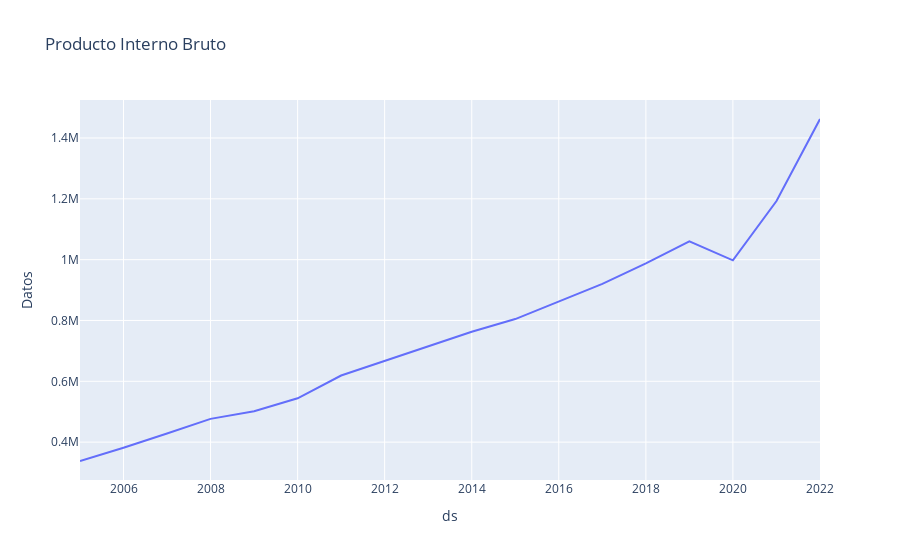

The code cell stored with this chart in its notebook:
### Code cell
px.line(df, x ='ds', y = 'Datos', title= "Producto Interno Bruto")

### Figure 1 — Plotly figure (JSON) as saved in the notebook; plotly's stock layout.template omitted (floating-point values rounded to 4 significant figures)
{"data": [{"hovertemplate": "ds=%{x}<br>Datos=%{y}<extra></extra>", "legendgroup": "", "line": {"color": "#636efa", "dash": "solid"}, "marker": {"symbol": "circle"}, "mode": "lines", "name": "", "orientation": "v", "showlegend": false, "type": "scatter", "x": ["2005-01-01T00:00:00", "2006-01-01T00:00:00", "2007-01-01T00:00:00", "2008-01-01T00:00:00", "2009-01-01T00:00:00", "2010-01-01T00:00:00", "2011-01-01T00:00:00", "2012-01-01T00:00:00", "2013-01-01T00:00:00", "2014-01-01T00:00:00", "2015-01-01T00:00:00", "2016-01-01T00:00:00", "2017-01-01T00:00:00", "2018-01-01T00:00:00", "2019-01-01T00:00:00", "2020-01-01T00:00:00", "2021-01-01T00:00:00", "2022-01-01T00:00:00"], "xaxis": "x", "y": [337958, 381604, 428506, 476554, 501574, 544060, 619023, 666507, 714093, 762903, 804692, 863782, 920471, 987791, 1060068, 997742, 1192586, 1462522], "yaxis": "y"}], "layout": {"legend": {"tracegroupgap": 0}, "title": {"text": "Producto Interno Bruto"}, "xaxis": {"anchor": "y", "domain": [0, 1], "title": {"text": "ds"}}, "yaxis": {"anchor": "x", "domain": [0, 1], "title": {"text": "Datos"}}}}
